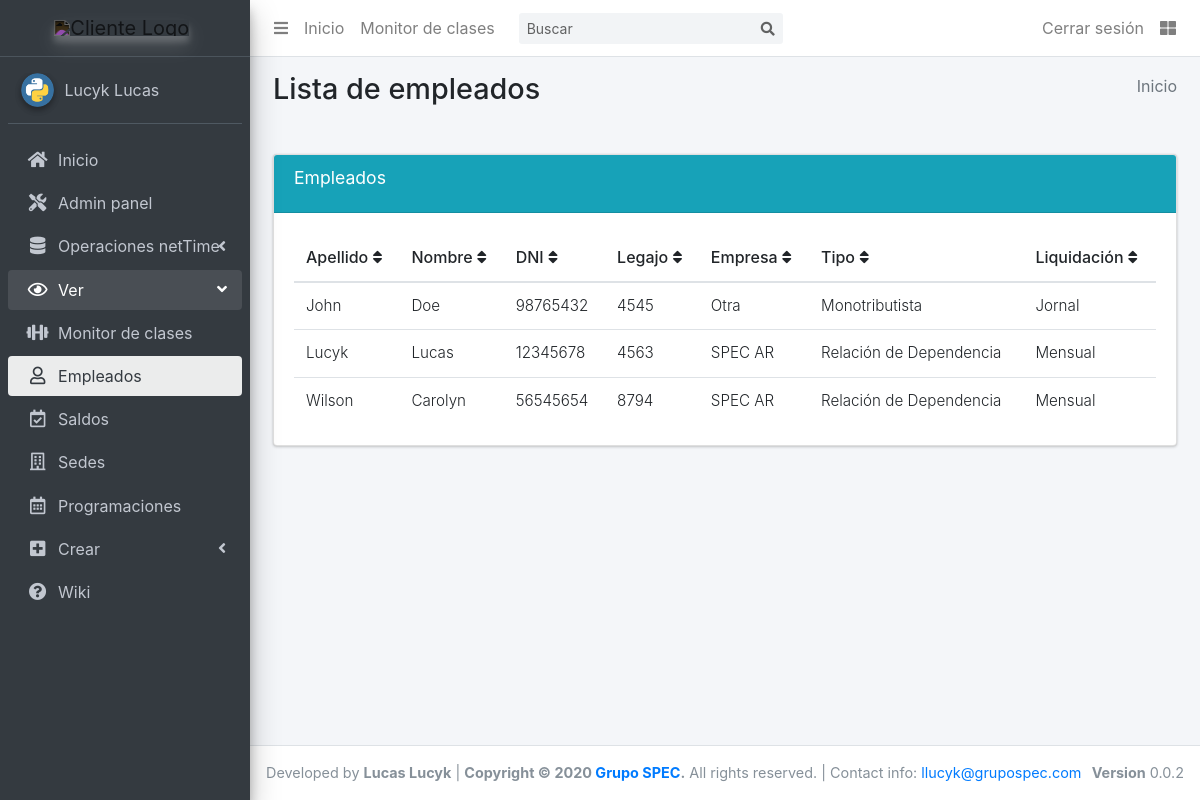
The page /empleados/ (signed in) on the database its author committed.
### scg_app/models.py (models this page shows, shortened)
class Empleado(models.Model):
    apellido = models.CharField(max_length=20)
    nombre = models.CharField(max_length=20)
    dni = models.CharField(max_length=8, unique=True)
    legajo = models.CharField(max_length=10, null=True, blank=True)
    empresa = models.CharField(max_length=10, null=True, blank=True)
    C_TIPO = (
        ('rd', 'Relación de Dependencia'),
        ('mt', 'Monotributista'),
    )
    C_LIQ = (
        ('j', 'Jornal'),
        ('m', 'Mensual'),
    )
    tipo = models.CharField(max_length=2, choices=C_TIPO, blank=False)
    liquidacion = models.CharField(max_length=2, choices=C_LIQ, blank=False)
    escala = models.ManyToManyField('Escala')
    class Meta:
        verbose_name = "Empleado"
        verbose_name_plural = "Empleados"
        get_latest_by = "id"

### scg_app/views.py (the view)
# urls.py: path('empleados/', views.EmpleadosList.as_view(), name='empleados_view'),
class EmpleadosList(LoginRequiredMixin, ListView):
    model = Empleado
    template_name = 'apps/scg_app/empleados_list.html'
    context_object_name = 'empleados_list'
    paginator_class = SafePaginator
    paginate_by = 25
    ordering = ['apellido', 'nombre',]

### scg_app/views.py (called while the page is built)
    def validate_number(self, number):
        try:
            return super(SafePaginator, self).validate_number(number)
        except EmptyPage:
            if number > 1:
                return self.num_pages
            else:
                raise

### templates/apps/scg_app/empleados_list.html (shortened to what this page needs)
{% extends "base_template.html" %}
{% block namepage %}Lista de empleados{% endblock %}
{% block open_ver %} menu-open {% endblock %}
{% block active_ver_empleados %} active {% endblock %}
{% block content %}
<div class="row">
  <div class="col-md-12">
    <br>
    <section id="empleados">
      <div class="card card-info">
        <div class="card-header align-middle">
          <h3 class="card-title align-middle">Empleados</h3>
        </div>
      <div class="card-body">
        <table class="table .table-responsive">
          <thead>
            <tr>
              <th class="align-middle" scope="col">Apellido  <i class="fas fa-sort"></i></th>
              <th class="align-middle" scope="col">Nombre  <i class="fas fa-sort"></i></th>
              <th class="align-middle" scope="col">DNI  <i class="fas fa-sort"></i></th>
              <th class="align-middle" scope="col">Legajo  <i class="fas fa-sort"></i></th>
              <th class="align-middle" scope="col">Empresa  <i class="fas fa-sort"></i></th>
              <th class="align-middle" scope="col">Tipo  <i class="fas fa-sort"></i></th>
              <th class="align-middle" scope="col">Liquidaci&oacute;n  <i class="fas fa-sort"></i></th>
            </tr>
          </thead>
          <tbody>
            {% for empleado in empleados_list %}
              <tr>
                <td class="align-middle">{{empleado.apellido|capfirst}}</td>
                <td class="align-middle">{{empleado.nombre|capfirst}}</td>
                <td class="align-middle">{{empleado.dni}}</td>
                <td class="align-middle">{{empleado.legajo}}</td>
                <td class="align-middle">{{empleado.empresa}}</td>
                <td class="align-middle">{{empleado.get_tipo_display}}</td>
                <td class="align-middle">{{empleado.get_liquidacion_display}}</td>
              </tr>
            {% endfor %}
          </tbody>
        </table>
      </div>
    </div>
    </section>
  </div>
</div>
{% endblock %}

### templates/base_template.html (shortened to what this page needs)
<!DOCTYPE html>
<html>
<head>
  {% load static %}
  <link rel="stylesheet" href="{%  static 'css/main.css' %}">
  <link rel="stylesheet" href="https://code.ionicframework.com/ionicons/2.0.1/css/ionicons.min.css">
  <link rel="stylesheet" href="{%  static 'dist/css/adminlte.min.css' %}">
  <link rel="stylesheet" href="https://cdnjs.cloudflare.com/ajax/libs/Chart.js/2.8.0/Chart.min.css" />
  <link rel="stylesheet" href="https://stackpath.bootstrapcdn.com/bootstrap/4.4.1/css/bootstrap.min.css">
  {% if 1 == 1 %}
    <link rel="stylesheet" href="https://use.fontawesome.com/releases/v5.8.2/css/all.css">
  {% else %}
    <link rel="stylesheet" href="{%  static 'plugins/fontawesome-free/css/all.min.css' %}">
  {% endif %}
</head>
<body class="hold-transition sidebar-mini">
<div class="wrapper">
  <nav class="main-header navbar navbar-expand navbar-white navbar-light">
    <ul class="navbar-nav">
      <li class="nav-item">
        <a class="nav-link" data-widget="pushmenu" href="#" role="button"><i class="fas fa-bars"></i></a>
      </li>
      <li class="nav-item d-none d-sm-inline-block">
        <a href="{% url 'index' %}" class="nav-link">Inicio</a>
      </li>
      <li class="nav-item d-none d-sm-inline-block">
        <a href="{% url 'clases_view'%}" class="nav-link">Monitor de clases</a>
      </li>
    </ul>
    <form class="form-inline ml-3">
      <div class="input-group input-group-sm">
        <input class="form-control form-control-navbar" type="search" placeholder="Buscar" aria-label="Buscar">
        <div class="input-group-append">
          <button class="btn btn-navbar" type="submit">
            <i class="fas fa-search"></i>
          </button>
        </div>
      </div>
    </form>
    <ul class="navbar-nav ml-auto">
      {% if user.is_authenticated %}
        <li class="nav-item">
          <a class="nav-link" href="{% url 'logout'%}?next={{request.path}}">
          Cerrar sesi&oacute;n
          </a>
        </li>
      {% endif %}
      <li class="nav-item">
        <a class="nav-link" data-widget="control-sidebar" data-slide="true" href="#" role="button">
          <i class="fas fa-th-large"></i>
        </a>
      </li>
    </ul>
  </nav>
  <aside class="main-sidebar sidebar-dark-primary elevation-4">
    <a id="logo-big" href="{% url 'index' %}" class="brand-link text-center" style="display:none;">
      <img src="https://megatlon.com/megatlon/images/megatlon.svg"
           alt="Cliente Logo"
           class="brand-image elevation-3 invert-color img-center"
           style="opacity: .8;">
      <span class="brand-text font-weight-light">&nbsp;</span>
    </a>
    <div class="sidebar">
      <div class="user-panel mt-3 pb-3 mb-3 d-flex">
        <div class="image">
          <img src="{% static 'img/python.png' %}" class="img-circle elevation-2" alt="User Image">
        </div>
        <div class="info">
          <a href="#" class="d-block">Lucyk Lucas</a>
        </div>
      </div>
      <nav class="mt-2">
        <ul class="nav nav-pills nav-sidebar flex-column" data-widget="treeview" role="menu" data-accordion="false">
          <li class="nav-item">
            <a href="{% url 'index' %}" class="nav-link">
              <i class="nav-icon fas fa-home"></i>
              <p>Inicio</p>
            </a>
          </li>
          {% if user.is_superuser %}
            <li class="nav-item">
              <a href="/admin/" class="nav-link">
                <i class="nav-icon fas fa-tools"></i>
                <p>Admin panel</p>
              </a>
            </li>
          {% endif %}
          <li class="nav-item has-treeview">
            <a href="#" class="nav-link">
              <i class="nav-icon fas fa-database"></i>
              <p>
                Operaciones netTime
                <i class="right fas fa-angle-left"></i>
              </p>
            </a>
          </li>
          <li class="nav-item has-treeview {% block open_ver %}{% endblock %}">
            <a href="#" class="nav-link">
              <i class="nav-icon far fa-eye"></i>
              <p>
                Ver
                <i class="fas fa-angle-left right"></i>
              </p>
            </a>
            <ul class="nav nav-treeview">
              <li class="nav-item">
                <a href="{% url 'clases_view'%}" class="nav-link {% block active_monitor %}{% endblock %}">
                  <i class="fas fa-dumbbell nav-icon"></i>
                  <p>Monitor de clases</p>
                </a>
              </li>
              <li class="nav-item">
                <a href="{% url 'empleados_view'%}" class="nav-link {% block active_ver_empleados %}{% endblock %}">
                  <i class="far fa-user nav-icon"></i>
                  <p>Empleados</p>
                </a>
              </li>
              <li class="nav-item">
                <a href="#" class="nav-link">
                  <i class="far fa-calendar-check nav-icon"></i>
                  <p>Saldos</p>
                </a>
              </li>
              <li class="nav-item">
                <a href="#" class="nav-link">
                  <i class="far fa-building nav-icon"></i>
                  <p>Sedes</p>
                </a>
              </li>
              <li class="nav-item">
                <a href="#" class="nav-link">
                  <i class="far fa-calendar-alt nav-icon"></i>
                  <p>Programaciones</p>
                </a>
              </li>
            </ul>
          </li>
          <li class="nav-item has-treeview {% block open_crear %}{% endblock %}">
            <a href="#" class="nav-link">
              <i class="nav-icon fas fa-plus-square"></i>
              <p>
                Crear
                <i class="right fas fa-angle-left"></i>
              </p>
            </a>
          </li>
          <li class="nav-item">
            <a href="{% url 'wiki'%}" class="nav-link {% block active_wiki %}{% endblock %}">
              <i class="nav-icon fas fa-question-circle"></i>
              <p>Wiki</p>
            </a>
          </li>
        </ul>
      </nav>
    </div>
  </aside>
  <div class="content-wrapper">
    <section class="content-header">
      <div class="container-fluid">
        <div class="row mb-2">
          <div class="col-sm-6">
            <h1>{% block namepage %}Inicio{% endblock %}</h1>
          </div>
          <div class="col-sm-6">
            <ol class="breadcrumb float-sm-right">
              <li class="breadcrumb-item active">Inicio</li>
            </ol>
          </div>
        </div>
      </div>
    </section>
    <section class="content">
      <div class="container-fluid">
        {% block content %}{% endblock %}
      </div>
    </section>
  </div>
  <footer class="main-footer">
    <div class="float-right d-none d-sm-block">
      <b>Version</b> 0.0.2
    </div>
    Developed by <strong>Lucas Lucyk</strong> |
    <strong>Copyright &copy; 2020 <a href="https://grupospec.com/es/">Grupo SPEC</a>.</strong> All rights
    reserved.
    | Contact info: <a href="mailto:llucyk@grupospec.com">llucyk@grupospec.com</a>
  </footer>
</div>
</body>
</html>

### static/css/main.css (style rules this page uses)
footer { font-size: .9rem; }
table td { font-size: .95rem; font-weight: 300; }
table th { font-size: 1rem; font-weight: 500; }
.invert-color { -webkit-filter: invert(1); filter: invert(1); }
.img-center { float: none !important; }

### rows shown on the page
Empleado: apellido "John", nombre "Doe", dni "98765432", legajo "4545", empresa "Otra", tipo "Monotributista", liquidacion "Jornal"
Empleado: apellido "Lucyk", nombre "Lucas", dni "12345678", legajo "4563", empresa "SPEC AR", tipo "Relación de Dependencia", liquidacion "Mensual"
Empleado: apellido "Wilson", nombre "Carolyn", dni "56545654", legajo "8794", empresa "SPEC AR", tipo "Relación de Dependencia", liquidacion "Mensual"
